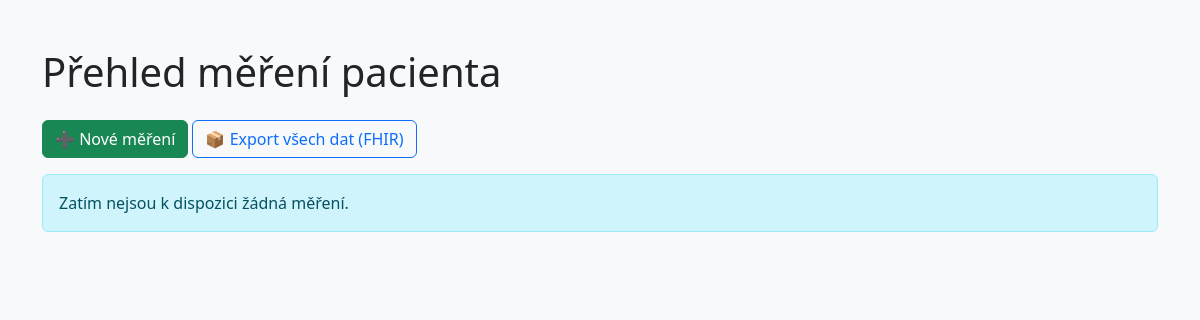
/, run on an earlier commit of the app's database.
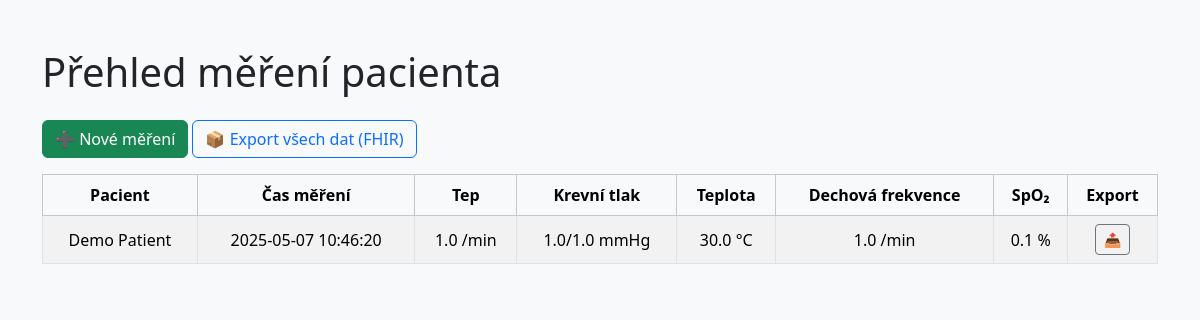
And on a later commit of the database.
### models/ehr_models.py (models this page shows)
class Patient(Base):
    __tablename__ = "patient"
    id = Column(Integer, primary_key=True, autoincrement=True)
    name = Column(String, nullable=False)
    birth_date = Column(DateTime, nullable=False)
    ehr = relationship("EHR", back_populates="patient", uselist=False)

### main.py (the view)
@app.get("/")
def home(request: Request):
    db = SessionLocal()
    patient = db.query(Patient).filter_by(name="Demo Patient").first()
    measurements = []
    if patient and patient.ehr:
        for composition in patient.ehr.compositions:
            row = {
                "composition_id": composition.id,
                "patient_name": patient.name,
                "timestamp": composition.start_time.strftime("%Y-%m-%d %H:%M:%S"),
                "heart_rate": "-",
                "blood_pressure": "-",
                "temperature": "-",
                "respiration": "-",
                "spo2": "-",
            }
            if composition.pulse:
                row["heart_rate"] = (
                    f"{composition.pulse[0].rate} {composition.pulse[0].rate_unit}"
                )
            if composition.blood_pressure:
                bp = composition.blood_pressure[0]
                row["blood_pressure"] = f"{bp.systolic}/{bp.diastolic} mmHg"
            if composition.body_temperature:
                row["temperature"] = f"{composition.body_temperature[0].temperature} °C"
            if composition.respiration:
                row["respiration"] = (
                    f"{composition.respiration[0].rate} {composition.respiration[0].rate_unit}"
                )
            if composition.pulse_oximetry:
                row["spo2"] = f"{composition.pulse_oximetry[0].spo2_numerator} %"
            measurements.append(row)
    db.close()
    return templates.TemplateResponse(
        "index.html",
        {
            "request": request,
            "measurements": sorted(
                measurements, key=lambda x: x["timestamp"], reverse=True
            ),
        },
    )

### templates/index.html (shortened to what this page needs)
<!DOCTYPE html>
<html lang="cs">
<head>
    <link href="https://cdn.jsdelivr.net/npm/bootstrap@5.3.3/dist/css/bootstrap.min.css" rel="stylesheet">
</head>
<body class="bg-light">
    <div class="container py-5">
        <h1 class="mb-4">Přehled měření pacienta</h1>
        <div class="mb-3">
            <a href="/composition" class="btn btn-success">➕ Nové měření</a>
            <a href="/export/fhir" class="btn btn-outline-primary">📦 Export všech dat (FHIR)</a>
        </div>
        {% if measurements %}
            <div class="table-responsive">
                <table class="table table-bordered table-striped align-middle text-center">
                    <thead class="table-light">
                        <tr>
                            <th>Pacient</th>
                            <th>Čas měření</th>
                            <th>Tep</th>
                            <th>Krevní tlak</th>
                            <th>Teplota</th>
                            <th>Dechová frekvence</th>
                            <th>SpO₂</th>
                            <th>Export</th>
                        </tr>
                    </thead>
                    <tbody>
                        {% for row in measurements %}
                            <tr>
                                <td>{{ row.patient_name }}</td>
                                <td>{{ row.timestamp }}</td>
                                <td>{{ row.heart_rate }}</td>
                                <td>{{ row.blood_pressure }}</td>
                                <td>{{ row.temperature }}</td>
                                <td>{{ row.respiration }}</td>
                                <td>{{ row.spo2 }}</td>
                                <td>
                                    <a href="/export/fhir/{{ row.composition_id }}" class="btn btn-sm btn-outline-secondary">📤</a>
                                </td>
                            </tr>
                        {% endfor %}
                    </tbody>
                </table>
            </div>
        {% else %}
            <div class="alert alert-info">Zatím nejsou k dispozici žádná měření.</div>
        {% endif %}
    </div>
</body>
</html>

What changed in the data, as far as the page shows it:
added Patient: patient_name "Demo Patient", timestamp "2025-05-07 10:46:20", heart_rate "1.0 /min", blood_pressure "1.0/1.0 mmHg", temperature "30.0 °C", respiration "1.0 /min", spo2 "0.1 %"
Also different on the page:
text no longer shown: "Zatím nejsou k dispozici žádná měření."
text now shown: "Pacient Čas měření Tep Krevní tlak Teplota Dechová frekvence SpO₂ Export"
